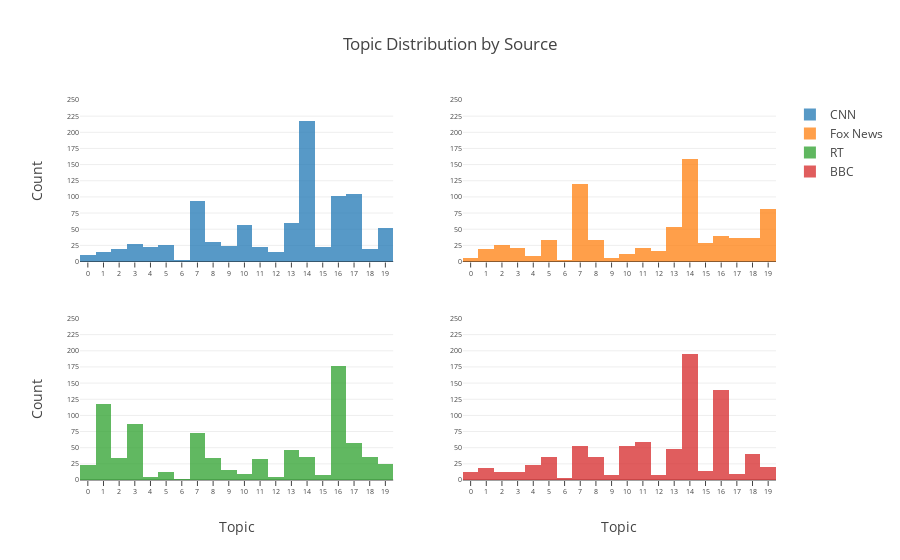

Write notebook code for a chart like this one.
### Code cell
import plotly.plotly as py
import plotly.graph_objs as go
from plotly import tools
import plotly
import numpy as np
from plotly.offline import download_plotlyjs, init_notebook_mode
init_notebook_mode(connected=True)

x = np.random.randn(500)
trace1 = go.Histogram(x=cnn_df['Dominant_Topic'], opacity=0.75, name='CNN')
trace2 = go.Histogram(x=fox_df['Dominant_Topic'], opacity=0.75, name='Fox News')
trace3 = go.Histogram(x=rt_df['Dominant_Topic'], opacity=0.75, name='RT')
trace4 = go.Histogram(x=bbc_df['Dominant_Topic'], opacity=0.75, name='BBC')

data = [trace1, trace2, trace3, trace4]
layout = go.Layout(
    xaxis=dict(
        tickmode='linear',
        ticks='outside',
        tick0=0,
        dtick=1
    ),
    title='Topic Distributions by Source'
)
#fig = go.Figure(layout=layout)
fig = tools.make_subplots(rows=2, cols=2)
fig.append_trace(trace1, 1, 1)
fig.append_trace(trace2, 1, 2)
fig.append_trace(trace3, 2, 1)
fig.append_trace(trace4, 2, 2)
fig['layout'].update(title='Topic Distribution by Source',
                     xaxis1=dict(
                        tickmode='linear',
                        ticks='outside',
                        tick0=0,
                        dtick=1,
                         tickfont=dict(
            size=7
        )
                     ), 
                    yaxis1=dict(range=[0, 250], title='Count', 
                  dtick=25, tickfont=dict(
            size=7)),
         xaxis2=dict(
        tickmode='linear',
        ticks='outside',
        tick0=0,
        dtick=1,
                         tickfont=dict(
            size=7
        )
    ),yaxis2=dict(range=[0, 250], 
                  dtick=25, tickfont=dict(
            size=7)),
         xaxis3=dict(
        tickmode='linear',
        ticks='outside',
        tick0=0,
        dtick=1,title='Topic',
                         tickfont=dict(
            size=7
        )
    ),yaxis3=dict(range=[0, 250], title='Count', 
                  dtick=25, tickfont=dict(
            size=7)),
                     xaxis4=dict(
        tickmode='linear',
        ticks='outside',
        tick0=0,
        dtick=1,
         title='Topic',
                         tickfont=dict(
            size=7
        )
    ),yaxis4=dict(range=[0, 250], 
                  dtick=25, tickfont=dict(
            size=7)))

plotly.offline.iplot(fig, filename='basic histogram')

### Figure 1 — Plotly figure (JSON) as saved in the notebook; plotly's stock layout.template omitted (floating-point values rounded to 4 significant figures; data arrays with more than 128 entries replaced by an {"elided": "..."} marker saying what was removed)
{"data": [{"name": "CNN", "opacity": 0.75, "type": "histogram", "uid": "f0101fa2-520b-460a-9dce-073e580d9068", "x": {"elided": "939 int values"}, "xaxis": "x", "yaxis": "y"}, {"name": "Fox News", "opacity": 0.75, "type": "histogram", "uid": "f97f5218-6f42-4bd9-8e87-f6bf30ee1ef5", "x": {"elided": "760 int values"}, "xaxis": "x2", "yaxis": "y2"}, {"name": "RT", "opacity": 0.75, "type": "histogram", "uid": "4419af35-4aca-4c0b-b6ce-e8d288edf88d", "x": {"elided": "831 int values"}, "xaxis": "x3", "yaxis": "y3"}, {"name": "BBC", "opacity": 0.75, "type": "histogram", "uid": "37ed93f8-4f45-4735-8572-74c1a90b142d", "x": {"elided": "797 int values"}, "xaxis": "x4", "yaxis": "y4"}], "layout": {"title": {"text": "Topic Distribution by Source"}, "xaxis": {"anchor": "y", "domain": [0, 0.45], "dtick": 1, "tick0": 0, "tickfont": {"size": 7}, "tickmode": "linear", "ticks": "outside"}, "xaxis2": {"anchor": "y2", "domain": [0.55, 1], "dtick": 1, "tick0": 0, "tickfont": {"size": 7}, "tickmode": "linear", "ticks": "outside"}, "xaxis3": {"anchor": "y3", "domain": [0, 0.45], "dtick": 1, "tick0": 0, "tickfont": {"size": 7}, "tickmode": "linear", "ticks": "outside", "title": {"text": "Topic"}}, "xaxis4": {"anchor": "y4", "domain": [0.55, 1], "dtick": 1, "tick0": 0, "tickfont": {"size": 7}, "tickmode": "linear", "ticks": "outside", "title": {"text": "Topic"}}, "yaxis": {"anchor": "x", "domain": [0.575, 1], "dtick": 25, "range": [0, 250], "tickfont": {"size": 7}, "title": {"text": "Count"}}, "yaxis2": {"anchor": "x2", "domain": [0.575, 1], "dtick": 25, "range": [0, 250], "tickfont": {"size": 7}}, "yaxis3": {"anchor": "x3", "domain": [0, 0.425], "dtick": 25, "range": [0, 250], "tickfont": {"size": 7}, "title": {"text": "Count"}}, "yaxis4": {"anchor": "x4", "domain": [0, 0.425], "dtick": 25, "range": [0, 250], "tickfont": {"size": 7}}}}
